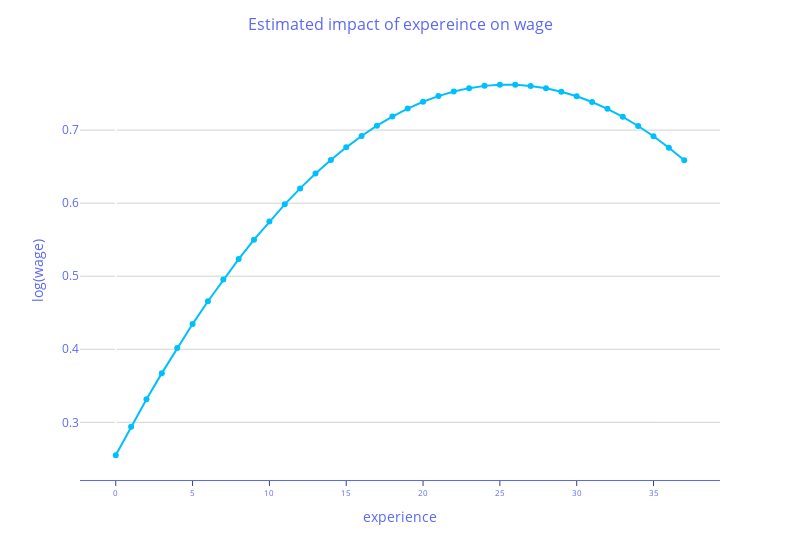

The notebook cell this image was saved under:
### Markdown cell above
| Observation                                                                                       |
|---------------------------------------------------------------------------------------------------|
| With the presence of both experience and squared experience, the condition number is now very high and the model results warn that there might be multicollinearity. |

I visualize the effects of experience on wage under the current model specification with other factors fixed constant.

### Code cell
df_exp = (
    pd.DataFrame( {'X':np.arange(38)})
    .assign(
        Y = lambda X: X['X'].apply(lambda x: olsModelNonLinear.params['Intercept'] + 
                                   olsModelNonLinear.params['exper']*x + 
                                   olsModelNonLinear.params['I(exper ** 2)']*(x**2) + 
                                   olsModelNonLinear.params['educ']*12.6 + 
                                   olsModelNonLinear.params['age']*42 + 
                                   olsModelNonLinear.params['kidslt6']*0.1402 + 
                                   olsModelNonLinear.params['kidsge6']*42 
                                  )
    )
)

fig = px.line(df_exp, x="X", y="Y", markers=True, color_discrete_sequence=["deepskyblue"])
fig.update_layout(
    width=800,
    plot_bgcolor="white",
    font=dict(size=12, color="#5b68f6"),
    title=dict(text="Estimated impact of expereince on wage", x=0.5, xanchor="center", font=dict(size=16, color="#5b68f6")),
    yaxis=dict(showline=False, linecolor="#5b68f6", linewidth=1, showgrid=True, gridcolor="lightgray",title="log(wage)"),
    xaxis=dict(linecolor="#5b68f6", linewidth=1, showgrid=False, ticks="outside", title="experience", tickfont=dict(size=8)),
    legend=dict(orientation="h", x=0.5, y=1.01)
)
fig.show()

### Figure 1 — Plotly figure (JSON) as saved in the notebook; plotly's stock layout.template omitted (floating-point values rounded to 4 significant figures)
{"data": [{"hovertemplate": "X=%{x}<br>Y=%{y}<extra></extra>", "legendgroup": "", "line": {"color": "deepskyblue", "dash": "solid"}, "marker": {"symbol": "circle"}, "mode": "lines+markers", "name": "", "orientation": "v", "showlegend": false, "type": "scatter", "x": [0, 1, 2, 3, 4, 5, 6, 7, 8, 9, 10, 11, 12, 13, 14, 15, 16, 17, 18, 19, 20, 21, 22, 23, 24, 25, 26, 27, 28, 29, 30, 31, 32, 33, 34, 35, 36, 37], "xaxis": "x", "y": [0.2549, 0.2939, 0.3314, 0.3673, 0.4017, 0.4345, 0.4657, 0.4954, 0.5235, 0.55, 0.575, 0.5984, 0.6202, 0.6405, 0.6592, 0.6764, 0.692, 0.706, 0.7185, 0.7294, 0.7388, 0.7466, 0.7528, 0.7575, 0.7606, 0.7621, 0.7621, 0.7605, 0.7573, 0.7526, 0.7464, 0.7385, 0.7291, 0.7182, 0.7056, 0.6916, 0.6759, 0.6587], "yaxis": "y"}], "layout": {"font": {"color": "#5b68f6", "size": 12}, "legend": {"orientation": "h", "tracegroupgap": 0, "x": 0.5, "y": 1.01}, "margin": {"t": 60}, "plot_bgcolor": "white", "title": {"font": {"color": "#5b68f6", "size": 16}, "text": "Estimated impact of expereince on wage", "x": 0.5, "xanchor": "center"}, "width": 800, "xaxis": {"anchor": "y", "domain": [0, 1], "linecolor": "#5b68f6", "linewidth": 1, "showgrid": false, "tickfont": {"size": 8}, "ticks": "outside", "title": {"text": "experience"}}, "yaxis": {"anchor": "x", "domain": [0, 1], "gridcolor": "lightgray", "linecolor": "#5b68f6", "linewidth": 1, "showgrid": true, "showline": false, "title": {"text": "log(wage)"}}}}
